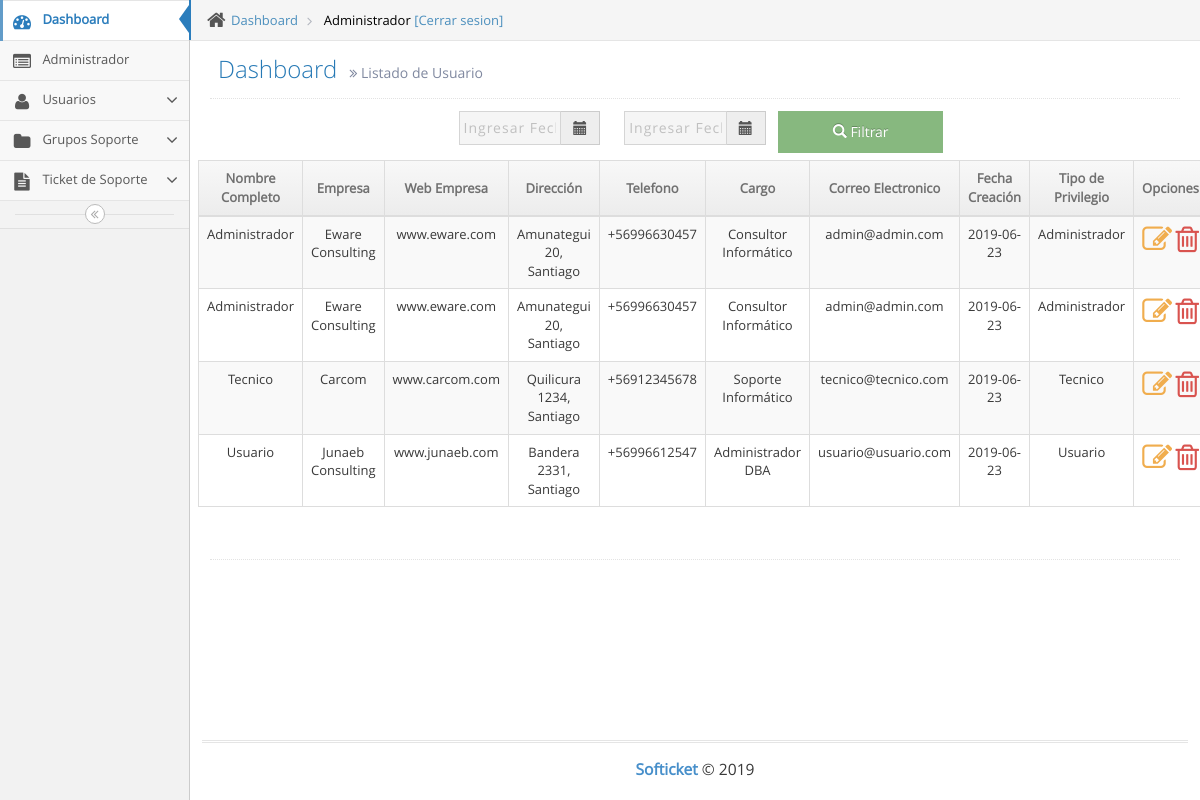
The page /Dashboard/usuarios_administrar.php (signed in) on the database its author committed.
### tables this page shows
CREATE TABLE usuarios (
    user_id INT NOT NULL AUTO_INCREMENT,
    user_nombre VARCHAR(50) NOT NULL,
    user_correo VARCHAR(255) NOT NULL,
    user_password VARCHAR(255) NOT NULL,
    user_empresa VARCHAR(50) NOT NULL,
    user_direccion VARCHAR(50) NOT NULL,
    user_telefono VARCHAR(15) NOT NULL,
    user_web_empresa VARCHAR(50) NOT NULL,
    user_cargo VARCHAR(50) NOT NULL,
    user_fecha_creacion date NOT NULL DEFAULT CURRENT_TIMESTAMP,
    priv_id INT NOT NULL,
    PRIMARY KEY (user_id)
);

CREATE TABLE privilegios (
priv_id INT,
priv_titulo VARCHAR(50),
priv_descripcion VARCHAR(50),
PRIMARY KEY (priv_id)
);

### Dashboard/usuarios_administrar.php (the view, shortened to what this page needs)
<?php
$link = Conectarse('ticket');
$filtro_exitoso = false;
if (!$filtro_exitoso) {
    $usuarios = "SELECT *
                    FROM
                        TICKETS.USUARIOS U
                    INNER JOIN
                        TICKETS.PRIVILEGIOS P
                    ON
                        U.PRIV_ID = P.PRIV_ID
                    ORDER BY
                        U.PRIV_ID ASC, USER_ID ASC;";
}
$lista_usuarios = mysqli_query($link, $usuarios);
include_once 'menu/header.php';
?>
<div class="page-header">
    <h1>
        Dashboard
        <small>
            <i class="ace-icon fa fa-angle-double-right"></i>
            Listado de Usuario
        </small>
    </h1>
</div>
<form action="usuarios_administrar.php" method="POST">
    <div class="row" style="text-align:right">
        <div class='col-sm-offset-3 col-sm-2'>
            <div class="form-group">
                <div id="filterDate2">
                    <div class="input-group date" data-date-format="yyyy-mm-dd">
                        <input type="text" class="form-control" placeholder="Ingresar Fecha Inicio" style="text-align:center;letter-spacing: 1px" readonly="readonly" name="fechaInicial">
                        <div class="input-group-addon">
                            <span class="glyphicon glyphicon-calendar"></span>
                        </div>
                    </div>
                </div>
            </div>
        </div>
        <div class='col-sm-2'>
            <div class="form-group">
                <div id="filterDate2">
                    <div class="input-group date" data-date-format="yyyy-mm-dd">
                        <input type="text" class="form-control" placeholder="Ingresar Fecha Final" style="text-align:center;letter-spacing: 1px" readonly="readonly" name="fechaFinal">
                        <div class="input-group-addon">
                            <span class="glyphicon glyphicon-calendar"></span>
                        </div>
                    </div>
                </div>
            </div>
        </div>
        <button type="submit" class="btn btn-success col-sm-2">
            <i class="glyphicon glyphicon-search"></i>
            Filtrar
        </button>
    </div>
</form>
<div class="row">
    <div class="col-xs-12">
        <div class="row">
            <div class="card">
                <div class="card-body">
                    <div id="table" class="table-editable">
                        <table class="table table-bordered table-responsive-md table-striped text-center">
                            <thead>
                                <tr>
                                    <th class="text-center">Nombre Completo</th>
                                    <th class="text-center">Empresa</th>
                                    <th class="text-center">Web Empresa</th>
                                    <th class="text-center">Dirección</th>
                                    <th class="text-center">Telefono</th>
                                    <th class="text-center">Cargo</th>
                                    <th class="text-center">Correo Electronico</th>
                                    <th class="text-center">Fecha Creación</th>
                                    <th class="text-center">Tipo de Privilegio</th>
                                    <th class="text-center">Opciones</th>
                                </tr>
                            </thead>
                            <tbody>
                                <?php
                                if ($lista_usuarios) {
                                    while ($row = $lista_usuarios->fetch_assoc()) {
                                        ?>
                                        <tr>
                                            <td class="pt-3-half">
                                                <?php echo $row['user_nombre']; ?>
                                            </td>
                                            <td class="pt-3-half">
                                                <?php echo $row['user_empresa']; ?>
                                            </td>
                                            <td class="pt-3-half">
                                                <?php echo $row['user_web_empresa']; ?>
                                            </td>
                                            <td class="pt-3-half">
                                                <?php echo $row['user_direccion']; ?>
                                            </td>
                                            <td class="pt-3-half">
                                                <?php echo $row['user_telefono']; ?>
                                            </td>
                                            <td class="pt-3-half">
                                                <?php echo $row['user_cargo']; ?>
                                            </td>
                                            <td class="pt-3-half">
                                                <?php echo $row['user_correo']; ?>
                                            </td>
                                            <td class="pt-3-half">
                                                <?php echo $row['user_fecha_creacion']; ?>
                                            </td>
                                            <td class="pt-3-half">
                                                <?php echo $row['priv_titulo']; ?>
                                            </td>
                                            </td>
                                            <td>
                                                <a href="usuarios_editar.php?id=<?php echo $row['user_id']; ?>">
                                                    <i class="ace-icon fa fa-pencil-square-o bigger-230" style="color:#f0ad4e"> </i>
                                                </a>
                                                <a href="usuarios_eliminar.php?id=<?php echo $row['user_id']; ?>">
                                                    <i class="ace-icon fa fa-trash-o bigger-230" style="color:#d9534f"> </i>
                                                </a>
                                            <?php
                                            }
                                        }
                                        ?>
                                </tr>
                            </tbody>
                        </table>
                    </div>
                </div>
            </div>
        </div>
        <div class="hr hr32 hr-dotted"></div>
    </div>
</div>
<?php
include_once 'menu/footer.php';
?>

### rows shown on the page
usuarios: user_nombre "Administrador", user_empresa "Eware Consulting", user_web_empresa "www.eware.com", user_direccion "Amunategui 20, Santiago", user_telefono "+56996630457", user_cargo "Consultor Informático", user_correo "admin@admin.com", user_fecha_creacion "2019-06-23", priv.priv_titulo "Administrador"
usuarios: user_nombre "Administrador", user_empresa "Eware Consulting", user_web_empresa "www.eware.com", user_direccion "Amunategui 20, Santiago", user_telefono "+56996630457", user_cargo "Consultor Informático", user_correo "admin@admin.com", user_fecha_creacion "2019-06-23", priv.priv_titulo "Administrador"
usuarios: user_nombre "Tecnico", user_empresa "Carcom", user_web_empresa "www.carcom.com", user_direccion "Quilicura 1234, Santiago", user_telefono "+56912345678", user_cargo "Soporte Informático", user_correo "tecnico@tecnico.com", user_fecha_creacion "2019-06-23", priv.priv_titulo "Tecnico"
usuarios: user_nombre "Usuario", user_empresa "Junaeb Consulting", user_web_empresa "www.junaeb.com", user_direccion "Bandera 2331, Santiago", user_telefono "+56996612547", user_cargo "Administrador DBA", user_correo "usuario@usuario.com", user_fecha_creacion "2019-06-23", priv.priv_titulo "Usuario"

### other values the page prints
$_COOKIE['user_nombre'] "Administrador"
